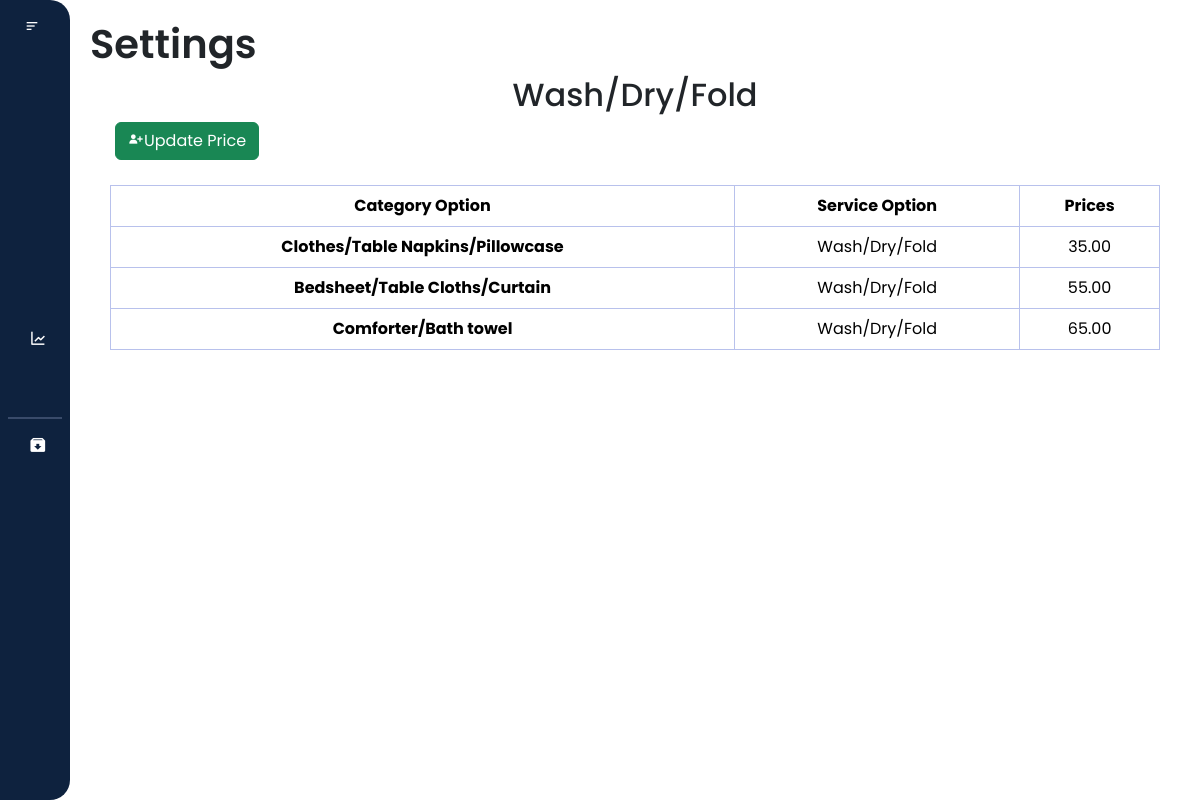
The app's page /settings/categ1.php (signed in), older data.
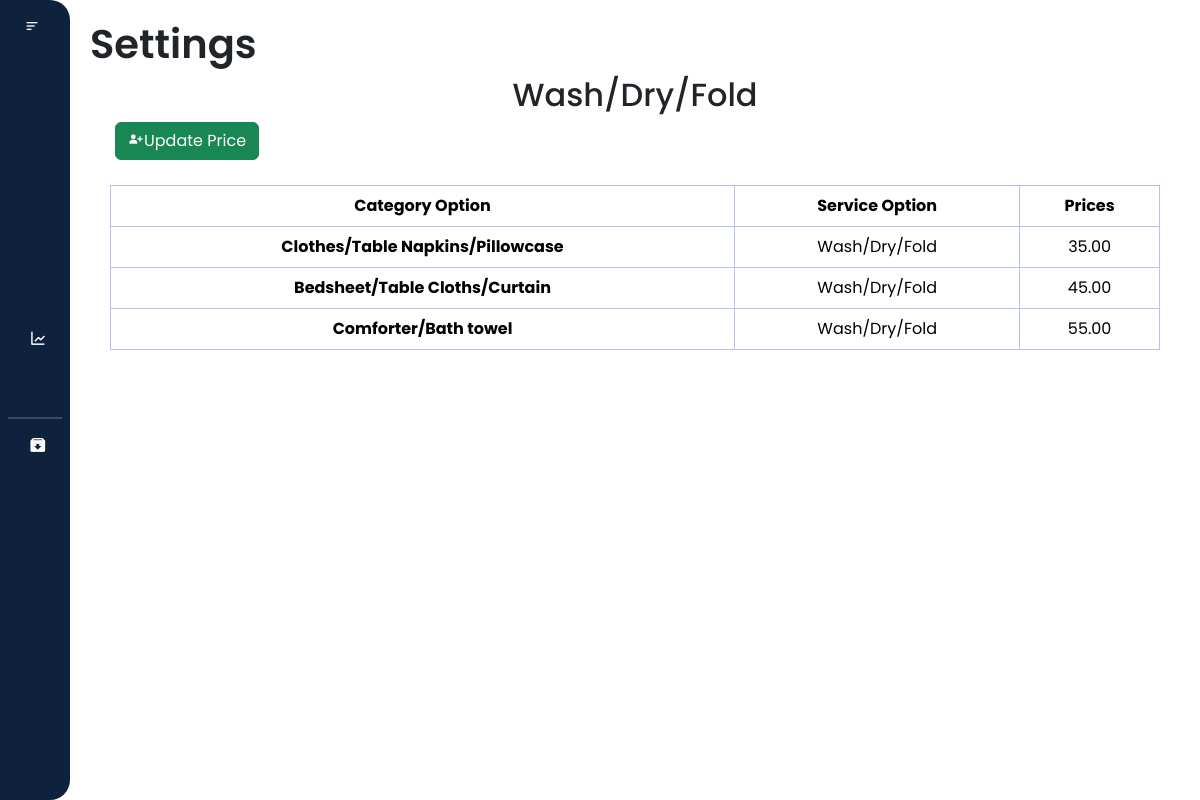
The same page, newer data.
### tables this page shows
CREATE TABLE `service_category_price` (
  `id` int(11) NOT NULL,
  `service_id` int(11) NOT NULL,
  `category_id` int(11) NOT NULL,
  `price` decimal(10,2) NOT NULL
);

CREATE TABLE `category` (
  `category_id` int(11) NOT NULL,
  `laundry_category_option` varchar(255) NOT NULL
);

CREATE TABLE `service` (
  `service_id` int(11) NOT NULL,
  `laundry_service_option` varchar(255) NOT NULL
);

### settings/categ1.php (the view, shortened to what the changed rows need)
<?php
include 'connect.php';
$sql = "SELECT scp.price, c.laundry_category_option, s.laundry_service_option
        FROM service_category_price scp
        JOIN category c ON scp.category_id = c.category_id
        JOIN service s ON scp.service_id = s.service_id
        WHERE s.service_id = 1";
$result = mysqli_query($conn, $sql);
$prices = [];
if ($result) {
    while ($row = mysqli_fetch_assoc($result)) {
        $prices[] = $row;
    }
} else {
    die("Query Failed: " . $conn->error);
}
?>
<!DOCTYPE html>
<html lang="en">
<head>
    <link href="https://cdn.jsdelivr.net/npm/bootstrap@5.3.3/dist/css/bootstrap.min.css" rel="stylesheet"
>
    <link href="https://cdn.lineicons.com/4.0/lineicons.css" rel="stylesheet" />
    <link href='https://unpkg.com/boxicons@2.1.4/css/boxicons.min.css' rel='stylesheet'>
    <link rel="stylesheet" href="categ1.css">
</head>
<body>
    <div class="wrapper">
        <div class="main-content">
            <nav>
                <div class="d-flex justify-content-between align-items-center">
                    <h1>Settings</h1>
                </div>
                <div class="text" style="text-align: center;" name="category">
                    <h2>Wash/Dry/Fold</h2>
                </div>
            </nav>
            <div class="table-responsive">
                <table class="table table-bordered text-center">
                    <thead>
                        <tr class="bg-dark text-white">
                            <th>Category Option</th>
                            <th>Service Option</th>
                            <th>Prices</th>
                        </tr>
                    </thead>
                    <tbody>
                        <?php
                            foreach ($prices as $row) {
                            $laundry_category_option = $row['laundry_category_option'];
                            $laundry_service_option = $row['laundry_service_option'];
                            $price = $row['price'];
                            echo '<tr>
                                  <th scope="row">' . $laundry_category_option . '</th>
                                  <td>' . $laundry_service_option . '</td>
                                  <td>' . $price . '</td>
                                  </tr>';
                                }
                            ?>
                    </tbody>
                </table>
            </div>
        </div>
    </div>
</body>
</html>

Row changes from the older to the newer data that the page shows:
changed service_category_price "Bedsheet/Table Cloths/Curtain": price "55.00" → "45.00"
changed service_category_price "Comforter/Bath towel": price "65.00" → "55.00"
